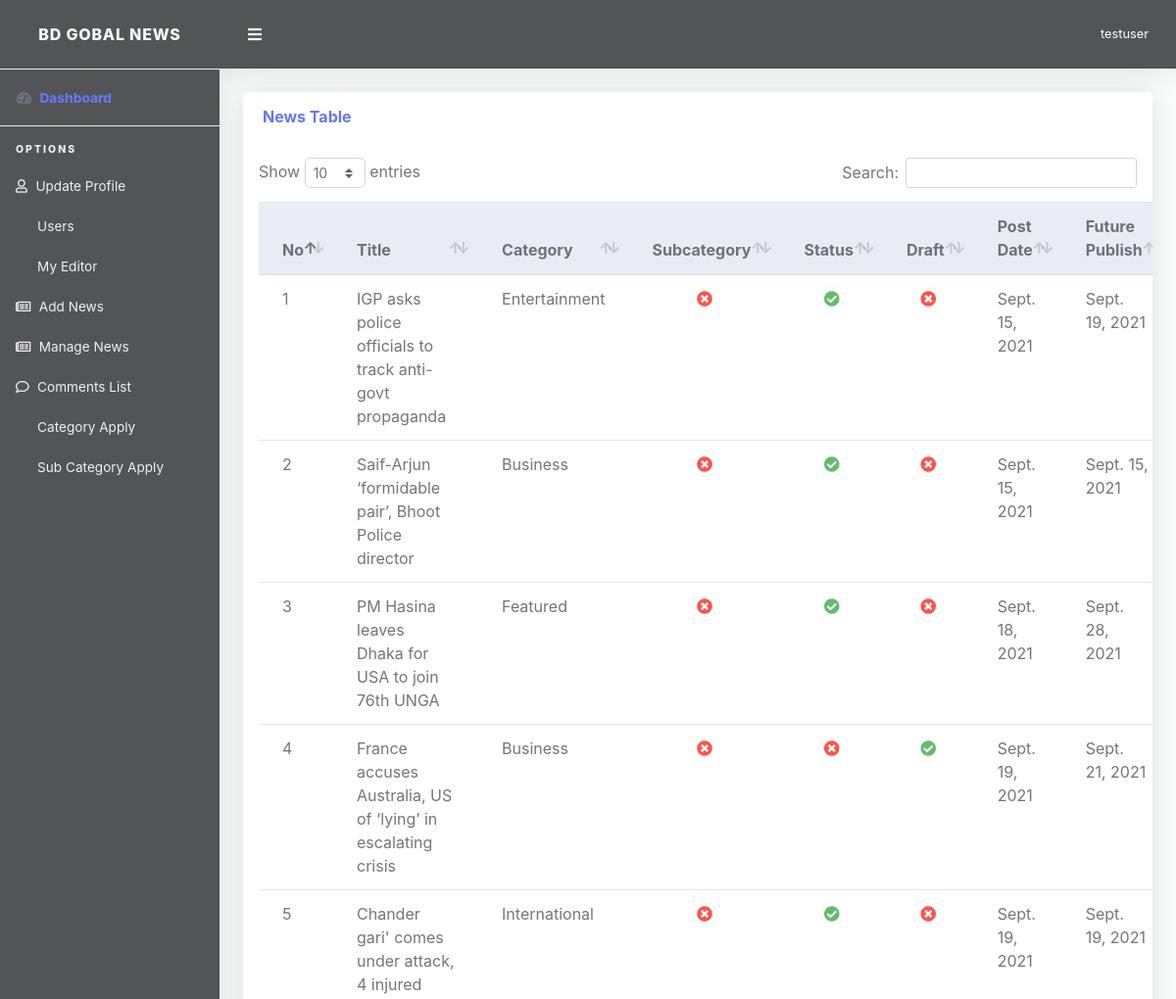
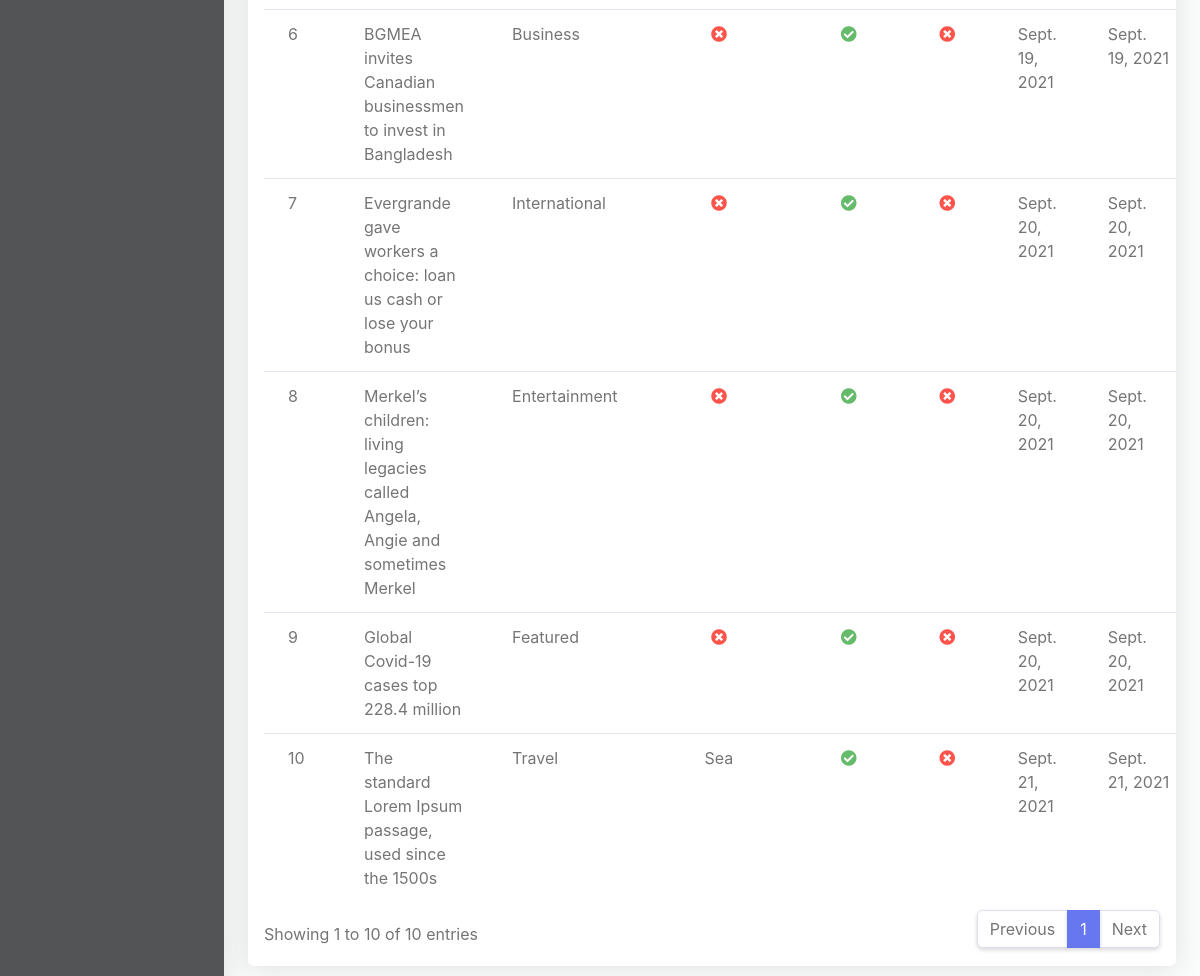
/author/manage-news/ (signed in), run on the app's committed database (2 pictures, top to bottom).
### App_News/models.py (models this page shows, shortened)
class News(models.Model):
    author = models.ForeignKey(User, on_delete=models.CASCADE)
    news_title = models.CharField(max_length=200)
    category = models.ForeignKey(Category, on_delete=models.SET_NULL, null=True)
    subcategory = models.ForeignKey(Subcategory, on_delete=models.SET_NULL, null=True, blank=True)
    description = RichTextUploadingField(null=True)
    short_description = models.TextField(default="")
    thumbnail = models.ImageField(upload_to="thumbnail/", default='default.jpg')
    publish = models.BooleanField(default=True)
    draft = models.BooleanField(default=False)
    like = models.ManyToManyField(User, related_name="like", blank=True)
    spam = models.ManyToManyField(User, related_name="spam", blank=True)
    publish_date = models.DateField(auto_now=False, default=date.today, auto_now_add=False, null=True, blank=True)
    post_date = models.DateTimeField(auto_now=False, auto_now_add=True)

class Category(models.Model):
    name = models.CharField(max_length=100)
    is_nav = models.BooleanField(default=False)
    def __str__(self):
        return self.name

class Subcategory(models.Model):
    category = models.ForeignKey(Category, on_delete=models.CASCADE)
    name = models.CharField(max_length=100)
    def __str__(self):
        return self.name

### App_Author/views.py (the view)
# urls.py: path('manage-news/', views.ManageView, name='manage_news'),
@login_required(login_url='App_Accounts:login')
def ManageView(request):
    if request.user.profile.is_author:
        my_news = News.objects.filter(author=request.user)
        context = {
            'my_news': my_news,
        }
        return render(request, 'App_Author/manage_news.html', context)
    else:
        return redirect('App_Account:subscriber_dashboard')

### templates/App_Author/manage_news.html (shortened to what this page needs)
{% extends 'App_Author/base.html' %}
{% load static %}
{% load crispy_forms_tags %}
{% block content %}
<div class="container">
          <div class="row mb-3">
          <div class="col-lg-12">
              <div class="card mb-4">
                <div class="card-header py-3 d-flex flex-row align-items-center justify-content-between">
                  <h6 class="m-0 font-weight-bold text-primary">News Table</h6>
                </div>
                <div class="table-responsive p-3">
                  <table class="table align-items-center table-flush table-hover" id="dataTableHover">
                    <thead class="thead-light">
                      <tr>
                        <th>No</th>
                        <th>Title</th>
                        <th>Category</th>
                        <th>Subcategory</th>
                        <th>Status</th>
                        <th>Draft</th>
                        <th>Post Date</th>
                        <th>Future Publish</th>
                      </tr>
                    </thead>
                    <tbody>
                    {% for g in my_news %}
                      <tr>
                        <td>{{ forloop.counter }}</td>
                        <td>{{ g.news_title }}</td>
                        <td>{{ g.category }}</td>
                        {% if  g.subcategory != None %}
                        <td class="text-center">{{ g.subcategory }}</td>
                        {% else %}
                         <td class="text-danger text-center"><i class="fas fa-times-circle"></i></td>
                        {% endif %}
                        {% if  g.publish == True %}
                        <td class="text-success text-center"><i class="fas fa-check-circle"></i></td>
                        {% else %}
                         <td class="text-danger text-center"><i class="fas fa-times-circle"></i></td>
                        {% endif %}
                         {% if  g.draft == True %}
                        <td class="text-success text-center"><i class="fas fa-check-circle"></i></td>
                        {% else %}
                          <td class="text-danger text-center"><i class="fas fa-times-circle"></i></td>
                        {% endif %}
                        <td>{{g.post_date|date }}</td>
                        <td>{{g.publish_date|date }}</td>
                      </tr>
                     {% endfor %}
                    </tbody>
                  </table>
                </div>
              </div>
            </div>
          </div>
</div>
{% endblock %}

### templates/App_Author/base.html (shortened to what this page needs)
<!DOCTYPE html>
<html lang="en">
{% load static %}
<head>
  <link href="{% static 'superadmin/vendor/fontawesome-free/css/all.min.css' %}" rel="stylesheet" type="text/css">
  <link href="{% static 'superadmin/vendor/bootstrap/css/bootstrap.min.css' %}" rel="stylesheet" type="text/css">
  <link href="{% static 'superadmin/css/ruang-admin.min.css' %}" rel="stylesheet">
  <link href="{% static 'superadmin/vendor/datatables/dataTables.bootstrap4.min.css' %}" rel="stylesheet">
    <link href="{% static 'superadmin/vendor/select2/dist/css/select2.min.css' %}" rel="stylesheet" type="text/css">
<link rel="stylesheet" href="https://pro.fontawesome.com/releases/v5.10.0/css/all.css"/>
</head>
<body id="page-top">
  <div id="wrapper">
    <ul class="navbar-nav sidebar sidebar-light accordion" id="accordionSidebar">
      <a class="sidebar-brand d-flex align-items-center justify-content-center" href="{% url 'App_News:index' %}">
        <div class="sidebar-brand-icon">
            BD GOBAL NEWS
        </div>
      </a>
      <hr class="sidebar-divider my-0">
      <li class="nav-item active">
        <a class="nav-link" href="{% url 'App_Author:author_dashboard' %}">
          <i class="fas fa-fw fa-tachometer-alt"></i>
          <span class="text-primary">Dashboard</span></a>
      </li>
      <hr class="sidebar-divider">
      <div class="sidebar-heading">
       Options
      </div>
	  {% include 'App_Author/author_sidebar_option.html' %}
    </ul>
    <div id="content-wrapper" class="d-flex flex-column">
      <div id="content">
        <nav class="navbar navbar-expand navbar-light bg-navbar topbar mb-4 static-top">
          <button id="sidebarToggleTop" class="btn btn-link rounded-circle mr-3">
            <i class="fa fa-bars"></i>
          </button>
            <ul class="navbar-nav ml-auto">
            <li class="nav-item dropdown no-arrow">
              <a class="nav-link dropdown-toggle" href="#" id="userDropdown" role="button" data-toggle="dropdown"
                aria-haspopup="true" aria-expanded="false">
                <span class="ml-2 d-none d-lg-inline text-white small">{{ request.user }}</span>
              </a>
            </li>
          </ul>
        </nav>
       {% block content %}
       {% endblock %}
      </div>
    </div>
  </div>
</body>
</html>

### templates/App_Author/base.html (style rules this page uses)
.sidebar-light .sidebar-brand { color: #fafafa; background-color: #535456; }
.bg-navbar { color: #fafafa; background-color: #535456 }
.sidebar { color: #fafafa; background-color:#535456 !important; }
.sidebar-light .sidebar-heading { color: #f0f0f0; }
.sidebar-light .nav-item .nav-link { color: #f0f0f0; }
.sidebar-light .nav-item .nav-link i { color: #f0f0f0; }

### data on the page
News: news_title "IGP asks police officials to track anti-govt propaganda", category "Entertainment", publish True (drawn), draft False (drawn), post_date "Sept. 15, 2021", publish_date "Sept. 19, 2021"
News: news_title "Saif-Arjun ‘formidable pair’, Bhoot Police director", category "Business", publish True (drawn), draft False (drawn), post_date "Sept. 15, 2021", publish_date "Sept. 15, 2021"
News: news_title "PM Hasina leaves Dhaka for USA to join 76th UNGA", category "Featured", publish True (drawn), draft False (drawn), post_date "Sept. 18, 2021", publish_date "Sept. 28, 2021"
News: news_title "France accuses Australia, US of ‘lying’ in escalating crisis", category "Business", publish False (drawn), draft True (drawn), post_date "Sept. 19, 2021", publish_date "Sept. 21, 2021"
News: news_title "Chander gari' comes under attack, 4 injured", category "International", publish True (drawn), draft False (drawn), post_date "Sept. 19, 2021", publish_date "Sept. 19, 2021"
News: news_title "BGMEA invites Canadian businessmen to invest in Bangladesh", category "Business", publish True (drawn), draft False (drawn), post_date "Sept. 19, 2021", publish_date "Sept. 19, 2021"
News: news_title "Evergrande gave workers a choice: loan us cash or lose your bonus", category "International", publish True (drawn), draft False (drawn), post_date "Sept. 20, 2021", publish_date "Sept. 20, 2021"
News: news_title "Merkel’s children: living legacies called Angela, Angie and sometimes Merkel", category "Entertainment", publish True (drawn), draft False (drawn), post_date "Sept. 20, 2021", publish_date "Sept. 20, 2021"
News: news_title "Global Covid-19 cases top 228.4 million", category "Featured", publish True (drawn), draft False (drawn), post_date "Sept. 20, 2021", publish_date "Sept. 20, 2021"
News: news_title "The standard Lorem Ipsum passage, used since the 1500s", category "Travel", subcategory "Sea", publish True (drawn), draft False (drawn), post_date "Sept. 21, 2021", publish_date "Sept. 21, 2021"

### other printed values
{{ request.user }} "testuser"
